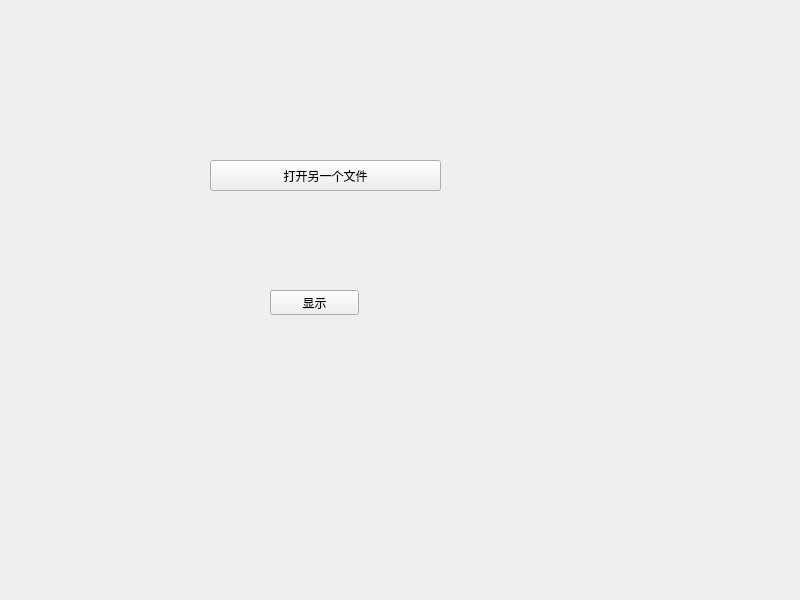
<?xml version="1.0" encoding="UTF-8"?>
<ui version="4.0">
 <class>Widget</class>
 <widget class="QWidget" name="Widget">
  <property name="geometry">
   <rect>
    <x>0</x>
    <y>0</y>
    <width>800</width>
    <height>600</height>
   </rect>
  </property>
  <property name="windowTitle">
   <string>Widget</string>
  </property>
  <widget class="QPushButton" name="pushButton">
   <property name="geometry">
    <rect>
     <x>210</x>
     <y>160</y>
     <width>231</width>
     <height>31</height>
    </rect>
   </property>
   <property name="text">
    <string>打开另一个文件</string>
   </property>
  </widget>
  <widget class="QPushButton" name="pushButton_2">
   <property name="geometry">
    <rect>
     <x>270</x>
     <y>290</y>
     <width>89</width>
     <height>25</height>
    </rect>
   </property>
   <property name="text">
    <string>显示</string>
   </property>
  </widget>
 </widget>
 <resources/>
 <connections/>
</ui>
